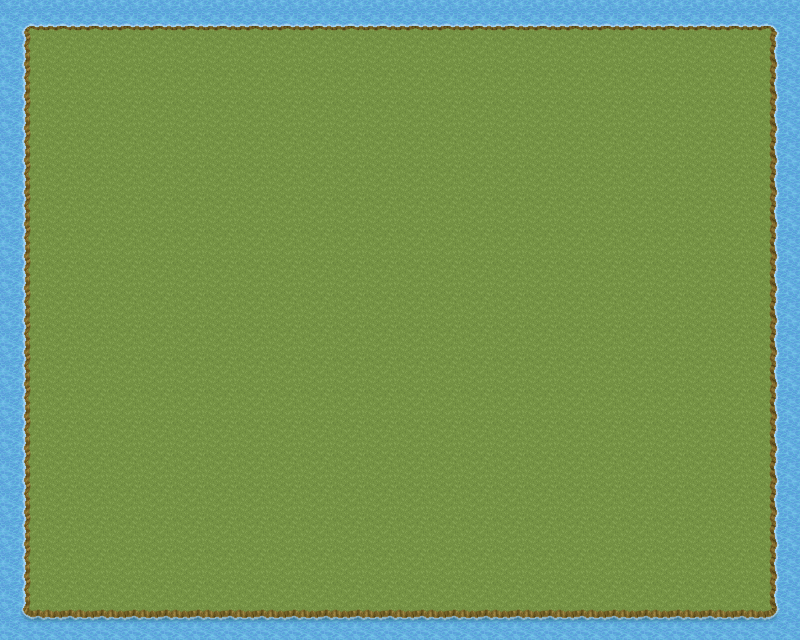

The image is a tile-based game level rendered from a .tmx file. Its description and complete source (layers, tilesets, objects, tile grids) follow:
An orthogonal 25x20 tile map with 32x32 px tiles, 2 tile layers (grass, water), 2 tilesets.

<map version="1.10" tiledversion="1.10.2" orientation="orthogonal" renderorder="right-down" width="25" height="20" tilewidth="32" tileheight="32" infinite="0" nextlayerid="3" nextobjectid="1">
 <tileset firstgid="1" name="grass" tilewidth="32" tileheight="32" tilecount="48" columns="8">
  <image source="grass.png" width="256" height="192" />
 </tileset>
 <tileset firstgid="49" name="water" tilewidth="32" tileheight="32" tilecount="384" columns="64">
  <image source="water.png" width="2048" height="192" />
 </tileset>
 <layer id="1" name="grass" width="25" height="20">
  <data encoding="csv">
15,15,15,15,15,15,15,15,15,15,15,15,15,15,15,15,15,15,15,15,15,15,15,15,15,
15,15,15,15,15,15,15,15,15,15,15,15,15,15,15,15,15,15,15,15,15,15,15,15,15,
15,15,15,15,15,15,15,15,15,15,15,15,15,15,15,15,15,15,15,15,15,15,15,15,15,
15,15,15,15,15,15,15,15,15,15,15,15,15,15,15,15,15,15,15,15,15,15,15,15,15,
15,15,15,15,15,15,15,15,15,15,15,15,15,15,15,15,15,15,15,15,15,15,15,15,15,
15,15,15,15,15,15,15,15,15,15,15,15,15,15,15,15,15,15,15,15,15,15,15,15,15,
15,15,15,15,15,15,15,15,15,15,15,15,15,15,15,15,15,15,15,15,15,15,15,15,15,
15,15,15,15,15,15,15,15,15,15,15,15,15,15,15,15,15,15,15,15,15,15,15,15,15,
15,15,15,15,15,15,15,15,15,15,15,15,15,15,15,15,15,15,15,15,15,15,15,15,15,
15,15,15,15,15,15,15,15,15,15,15,15,15,15,15,15,15,15,15,15,15,15,15,15,15,
15,15,15,15,15,15,15,15,15,15,15,15,15,15,15,15,15,15,15,15,15,15,15,15,15,
15,15,15,15,15,15,15,15,15,15,15,15,15,15,15,15,15,15,15,15,15,15,15,15,15,
15,15,15,15,15,15,15,15,15,15,15,15,15,15,15,15,15,15,15,15,15,15,15,15,15,
15,15,15,15,15,15,15,15,15,15,15,15,15,15,15,15,15,15,15,15,15,15,15,15,15,
15,15,15,15,15,15,15,15,15,15,15,15,15,15,15,15,15,15,15,15,15,15,15,15,15,
15,15,15,15,15,15,15,15,15,15,15,15,15,15,15,15,15,15,15,15,15,15,15,15,15,
15,15,15,15,15,15,15,15,15,15,15,15,15,15,15,15,15,15,15,15,15,15,15,15,15,
15,15,15,15,15,15,15,15,15,15,15,15,15,15,15,15,15,15,15,15,15,15,15,15,15,
15,15,15,15,15,15,15,15,15,15,15,15,15,15,15,15,15,15,15,15,15,15,15,15,15,
15,15,15,15,15,15,15,15,15,15,15,15,15,15,15,15,15,15,15,15,15,15,15,15,15
</data>
 </layer>
 <layer id="2" name="water" width="25" height="20">
  <data encoding="csv">
245,183,183,183,183,183,183,183,183,183,183,183,183,183,183,183,183,183,183,183,183,183,183,183,246,
120,0,0,0,0,0,0,0,0,0,0,0,0,0,0,0,0,0,0,0,0,0,0,0,118,
120,0,0,0,0,0,0,0,0,0,0,0,0,0,0,0,0,0,0,0,0,0,0,0,118,
120,0,0,0,0,0,0,0,0,0,0,0,0,0,0,0,0,0,0,0,0,0,0,0,118,
120,0,0,0,0,0,0,0,0,0,0,0,0,0,0,0,0,0,0,0,0,0,0,0,118,
120,0,0,0,0,0,0,0,0,0,0,0,0,0,0,0,0,0,0,0,0,0,0,0,118,
120,0,0,0,0,0,0,0,0,0,0,0,0,0,0,0,0,0,0,0,0,0,0,0,118,
120,0,0,0,0,0,0,0,0,0,0,0,0,0,0,0,0,0,0,0,0,0,0,0,118,
120,0,0,0,0,0,0,0,0,0,0,0,0,0,0,0,0,0,0,0,0,0,0,0,118,
120,0,0,0,0,0,0,0,0,0,0,0,0,0,0,0,0,0,0,0,0,0,0,0,118,
120,0,0,0,0,0,0,0,0,0,0,0,0,0,0,0,0,0,0,0,0,0,0,0,118,
120,0,0,0,0,0,0,0,0,0,0,0,0,0,0,0,0,0,0,0,0,0,0,0,118,
120,0,0,0,0,0,0,0,0,0,0,0,0,0,0,0,0,0,0,0,0,0,0,0,118,
120,0,0,0,0,0,0,0,0,0,0,0,0,0,0,0,0,0,0,0,0,0,0,0,118,
120,0,0,0,0,0,0,0,0,0,0,0,0,0,0,0,0,0,0,0,0,0,0,0,118,
120,0,0,0,0,0,0,0,0,0,0,0,0,0,0,0,0,0,0,0,0,0,0,0,118,
120,0,0,0,0,0,0,0,0,0,0,0,0,0,0,0,0,0,0,0,0,0,0,0,118,
120,0,0,0,0,0,0,0,0,0,0,0,0,0,0,0,0,0,0,0,0,0,0,0,118,
120,0,0,0,0,0,0,0,0,0,0,0,0,0,0,0,0,0,0,0,0,0,0,0,118,
309,55,55,55,55,55,55,55,55,55,55,55,55,55,55,55,55,55,55,55,55,55,55,55,310
</data>
 </layer>
</map>
